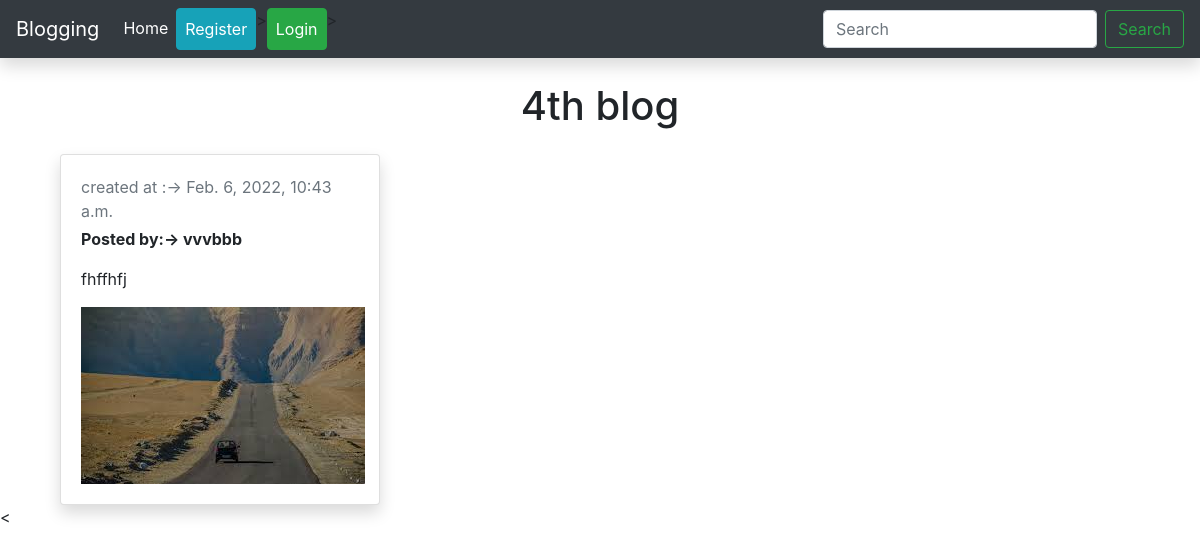
Page /blog_detail/43 on the committed database.
### easyblogging/models.py (models this page shows, shortened)
class BlogModel(models.Model):
    title=models.CharField(max_length=1000)
    content =HTMLField()
    slug=models.SlugField(max_length=1000, null=True , blank=True)
    image=models.ImageField(upload_to='images/',blank=True,null=True)
    liked = models.IntegerField(default=0, blank=True)
    created_at=models.DateTimeField(auto_now_add=True,null=True)
    upload_to=models.DateTimeField(auto_now=True)
    author = models.ForeignKey(User, on_delete=models.CASCADE)
    categories = models.ManyToManyField('Category', related_name='posts')

### easyblogging/views.py (the view)
# urls.py: path('blog_detail/<int:id>',blog_detail,name='blog_detail'),
def blog_detail(request,id):
    blog = BlogModel.objects.get(id=id)
    context = {'blog':blog}
    return render(request,'blog_detail.html',context)

### templates/blog_detail.html (shortened to what this page needs)
<!doctype html>
<html lang="en">
  <head>
    <link rel="stylesheet" href="https://cdn.jsdelivr.net/npm/bootstrap@4.5.3/dist/css/bootstrap.min.css">
  </head>
<body>
    <nav class="navbar navbar-expand-lg navbar-light bg-dark shadow">
  <a class="navbar-brand text-white" href="#">Blogging</a>
  <div class="collapse navbar-collapse" id="navbarSupportedContent">
    <ul class="navbar-nav mr-auto">
      <li class="nav-item active">
        <a class="nav-link text-white" href="/">Home <span class="sr-only">(current)</span></a>
      </li>
       {% if user.is_authenticated %}
      <li class="nav-item">
        <a class="nav-link text-white" href="/">{{request.user}}</a>
      </li>
      <li class="nav-item">
        <a class="nav-link text-white" href="/post_blog ">Post Blog</a>
      </li>
      <<li class="nav-item">
        <a class="nav-link btn btn-info text-white" href="/logout">Logout</a>
      </li>
       {% if user.id == blog.author_id %}
      <li class="nav-item">
        <a class="nav-link btn btn-warning text-white mx-3" href="/edit/{{blog.id}}">Edit</a>
      </li>
     <li class="nav-item">
        <a class="nav-link btn btn-danger mx-3" href="/delete/{{blog.id}}">Delete</a>
      </li>
        {% endif %}
      {% else %}
      <li class="nav-item">
        <a class="nav-link btn btn-info text-white" href="{% url 'register'%}">Register</a>
      </li>>
      <li class="nav-item">
        <a class="nav-link btn btn-success text-white" href="{% url 'login'%}">Login</a>
      </li>>
      {% endif %}
    </ul>
    <form class="form-inline my-2 my-lg-0">
      <input class="form-control mr-sm-2" type="search" placeholder="Search" aria-label="Search">
      <button class="btn btn-outline-success my-2 my-sm-0" type="submit">Search</button>
    </form>
  </div>
</nav>
<div class="container">
    <h1 class='text-center my-4'>{{blog.title}}</h1>
     <div class="col-lg-4">
            <div class="card shadow" style="width: 20rem;">
                <div class="card-body">
                   <div class="mb-1 text-muted ">created at :-> {{blog.created_at}}</div>
                   <b>Posted by:-> {{blog.author}}</b>
                   <p class="card-text">{{blog.content|safe}}</p>
                   <img src="{{ blog.image.url }}" alt="{{blog.title}}">
                </div>
            </div>
        </div>
</div>
<
</html>

### rows in the picture
BlogModel: title "4th blog", created_at "Feb. 6, 2022, 10:43 a.m.", author "vvvbbb", content "fhffhfj", image (picture)
